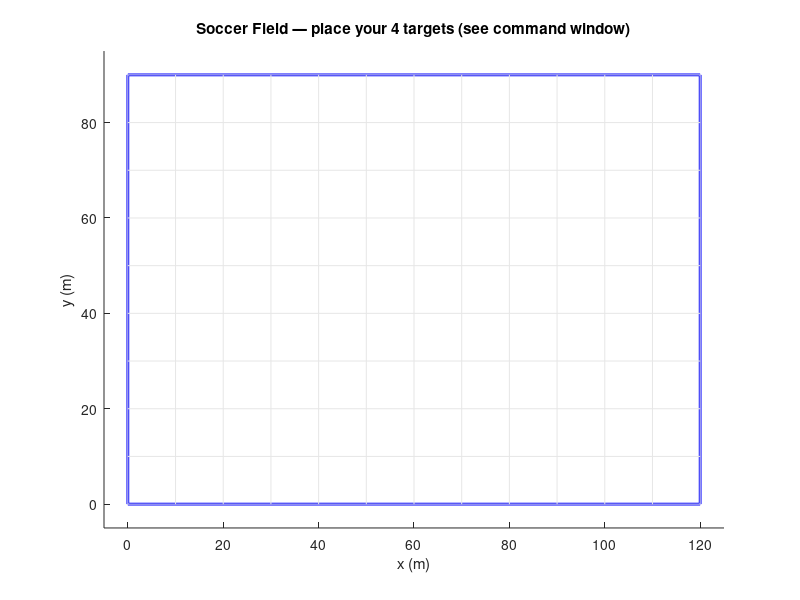

Reproduce this figure in MATLAB. (Note: this script raises an error after producing the figure.)
%% ========================================================================
%  SEN771 - Intelligent Autonomous Robots
%  Assignment 3: Trajectory Planning for Autonomous Mobile Robot
%  
%  Student Name : Dexter Leong
%  Student ID   : s223026243
%  Project Code : SEN771 T1 2026
%  
%  Description:
%  This program simulates autonomous operation of a mobile robot navigating
%  a 120m x 90m soccer field. The robot must visit 4 target locations while
%  avoiding 15 randomly placed obstacles, then return to the start.
%
%  Algorithms Implemented:
%    1. A* Search          (workshop algorithm)
%    2. BFS                (workshop algorithm)
%    3. RRT                (tested - sampling-based, included for comparison)
%    4. Theta*             (NEW - any-angle path planning, not taught in class.
%                           A* with built-in line-of-sight checks producing
%                           smooth diagonal paths. Daniel et al. 2010)
%
%  Key Features:
%    - Random obstacle generation each run (user sets min/max size via prompt)
%    - Grid meshing with inflated occupied cell detection
%    - TSP brute-force target sequence optimisation (4! = 24 permutations)
%    - 4 path-finding algorithms with side-by-side animated comparison
%    - Fair Euclidean distance metric for all algorithms
%    - Performance analysis (steps, distance, efficiency, nodes, time)
% ========================================================================

%% Initialisation
close all; clc; clear;
disp('==========================================================');
disp('  SEN771 - Autonomous Mobile Robot Trajectory Planning');
disp('  Student: Dexter Leong | ID: s223026243');
disp('==========================================================');
disp(' ');

%% ===================== USER PARAMETERS ==============================
MeshSize = 1;
NumObstacles = 15;
NumTargets = 4;
AnimSpeed = 8;

% --- Prompt user for obstacle size ---
disp('----------------------------------------------------------');
disp('  Obstacle Size Configuration');
disp('  All 15 obstacles will be this size (random tall/wide).');
disp('  Maximum allowed: 10 m. (Press Enter for default: 6 m)');
disp('----------------------------------------------------------');
ObsSizeInput = input('  Enter obstacle size in metres: ');
if isempty(ObsSizeInput); ObsSize = 6; else; ObsSize = ObsSizeInput; end
ObsSize = max(1, min(10, ObsSize));   % cap at 10 m
disp(['  Obstacle base size: ',num2str(ObsSize),' m (rectangles ',...
    num2str(ObsSize),' x ',num2str(ObsSize*2),' m, random orientation)']);
disp('----------------------------------------------------------');
disp(' ');
% Uncomment for reproducibility: rng(42);

%% ===================== FIELD & MESH =================================
disp('[1/9] Generating mesh...');
FieldLength=120; FieldWidth=90;
FieldX=0:MeshSize:FieldLength; FieldY=0:MeshSize:FieldWidth;
CellsX=FieldX(1:end-1)+MeshSize/2; CellsY=FieldY(1:end-1)+MeshSize/2;
NumCellsX=length(CellsX); NumCellsY=length(CellsY);
disp(['   Grid: ',num2str(NumCellsX),'x',num2str(NumCellsY),' = ',...
    num2str(NumCellsX*NumCellsY),' cells']);

%% ===================== OBSTACLES ====================================
disp('[2/9] Generating obstacles...');
ObstacleMap=zeros(NumCellsX,NumCellsY);
ObsRect=zeros(NumObstacles,4);
InflateCells=2;   % 2-cell safety margin (= 2 m) — keeps Theta* shortcuts
                  % visibly clear of the red obstacle rectangles
minSpacing = ObsSize*1.5 + 3;  % min centre-to-centre gap between obstacles
obsCentres = zeros(2,NumObstacles);
for obs=1:NumObstacles
    if rand()<0.5; w=ObsSize; h=ObsSize*2; else; w=ObsSize*2; h=ObsSize; end
    for attempt=1:300
        ox=w/2+rand()*(FieldLength-w); oy=h/2+rand()*(FieldWidth-h);
        tooClose=false;
        for prev=1:obs-1
            if norm([ox;oy]-obsCentres(:,prev))<minSpacing; tooClose=true; break; end
        end
        if ~tooClose; break; end
    end
    obsCentres(:,obs)=[ox;oy];
    ObsRect(obs,:)=[ox-w/2,oy-h/2,w,h];
    xMn=ox-w/2; xMx=ox+w/2; yMn=oy-h/2; yMx=oy+h/2;
    iMn=max(1,floor(xMn/MeshSize)); iMx=min(NumCellsX,ceil(xMx/MeshSize));
    jMn=max(1,floor(yMn/MeshSize)); jMx=min(NumCellsY,ceil(yMx/MeshSize));
    % Mark cells whose BODY overlaps the obstacle (not just centre).
    % Cell i occupies world x in [(i-1)*MeshSize, i*MeshSize].
    for i=iMn:iMx; for j=jMn:jMx
        cellXMn=(i-1)*MeshSize; cellXMx=i*MeshSize;
        cellYMn=(j-1)*MeshSize; cellYMx=j*MeshSize;
        if cellXMx>xMn && cellXMn<xMx && cellYMx>yMn && cellYMn<yMx
            ObstacleMap(i,j)=1;
        end
    end; end
end
% Inflate obstacles by InflateCells in every direction
InflatedMap=ObstacleMap;
for i=1:NumCellsX; for j=1:NumCellsY
    if ObstacleMap(i,j)==1
        for di=-InflateCells:InflateCells; for dj=-InflateCells:InflateCells
            ni=i+di; nj=j+dj;
            if ni>=1&&ni<=NumCellsX&&nj>=1&&nj<=NumCellsY; InflatedMap(ni,nj)=1; end
        end; end
    end
end; end
disp(['   Obstacles: ',num2str(NumObstacles),' | Inflated cells: ',num2str(sum(InflatedMap(:))),...
    ' | Margin: ',num2str(InflateCells),' m']);

%% ===================== ROBOT START ==================================
RobotStart=[1,round(NumCellsY/2)]';
while InflatedMap(RobotStart(1),RobotStart(2))==1
    RobotStart(2)=RobotStart(2)+1;
    if RobotStart(2)>NumCellsY; RobotStart(2)=1; end
end

%% ===================== SCENARIO PLOT (obstacles only) ===============
disp('[3/9] Drawing field — pick your targets from the plot...');
hScenario=figure('Name','SEN771 - Scenario','Position',[50 50 800 600]);
hold on; title('Soccer Field — place your 4 targets (see command window)');
xlabel('x (m)'); ylabel('y (m)');
rectangle('Position',[0 0 FieldLength FieldWidth],'EdgeColor','b','LineWidth',2);
axis([-5 FieldLength+5 -5 FieldWidth+5]); axis equal;
for i=0:10:FieldLength; plot([i i],[0 FieldWidth],'Color',[0.9 0.9 0.9]); end
for j=0:10:FieldWidth; plot([0 FieldLength],[j j],'Color',[0.9 0.9 0.9]); end
for obs=1:NumObstacles; rectangle('Position',ObsRect(obs,:),'FaceColor',[1 0 0 0.7],'EdgeColor','r'); end
for i=1:NumCellsX; for j=1:NumCellsY
    if ObstacleMap(i,j)==1; plot(CellsX(i),CellsY(j),'r.','MarkerSize',3); end
end; end
plot(CellsX(RobotStart(1)),CellsY(RobotStart(2)),'ms','MarkerSize',12,'LineWidth',2,'MarkerFaceColor','m');
text(CellsX(RobotStart(1))+2,CellsY(RobotStart(2))+2,'Start','FontSize',10,'FontWeight','bold','Color','m');
drawnow;

%% ===================== TARGETS (click to place) ======================
disp('[4/9] Click on the field to place 4 targets. Avoid red obstacles.');
disp('  TSP will find the fastest order to visit all 4 and return to Start.');
TargetCells=zeros(2,NumTargets);
for t=1:NumTargets
    placed=false;
    while ~placed
        figure(hScenario);
        title(['Click to place Target ',num2str(t),' of ',num2str(NumTargets),...
            ' — avoid red obstacles'],'Color',[0 0.5 0]);
        [cx,cy]=ginput(1);
        tx=round(cx/MeshSize); ty=round(cy/MeshSize);
        tx=max(1,min(NumCellsX,tx)); ty=max(1,min(NumCellsY,ty));
        if InflatedMap(tx,ty)==1
            title(['Target ',num2str(t),': too close to obstacle — click again'],'Color','r');
            drawnow;
        else
            tooClose=false;
            for p=1:t-1
                if norm([tx;ty]-TargetCells(:,p))<5; tooClose=true; break; end
            end
            if tooClose
                title(['Target ',num2str(t),': too close to another target — click again'],'Color','r');
                drawnow;
            else
                TargetCells(:,t)=[tx;ty]; placed=true;
                plot(CellsX(tx),CellsY(ty),'go','MarkerSize',12,'LineWidth',2,'MarkerFaceColor','g');
                text(CellsX(tx)+2,CellsY(ty)+2,['T',num2str(t)],'FontSize',10,'FontWeight','bold','Color',[0 0.5 0]);
                drawnow;
                disp(['  T',num2str(t),': (',num2str(CellsX(tx)),'m, ',num2str(CellsY(ty)),'m) — confirmed']);
            end
        end
    end
end
title('Soccer Field - Scenario Overview'); hold off;

%% ===================== TSP OPTIMISATION ==============================
disp('[5/9] Optimising target order (TSP)...');
Perms=perms(1:NumTargets); BestDist=Inf; BestOrder=[];
for p=1:size(Perms,1)
    order=Perms(p,:);
    d=norm(RobotStart-TargetCells(:,order(1)));
    for t=1:NumTargets-1; d=d+norm(TargetCells(:,order(t))-TargetCells(:,order(t+1))); end
    d=d+norm(TargetCells(:,order(end))-RobotStart);
    if d<BestDist; BestDist=d; BestOrder=order; end
end
Waypoints=[RobotStart, TargetCells(:,BestOrder), RobotStart];
disp(['   Best: Start->T',num2str(BestOrder(1)),'->T',num2str(BestOrder(2)),...
    '->T',num2str(BestOrder(3)),'->T',num2str(BestOrder(4)),'->Start']);

%% ===================== HELPER FUNCTIONS ==============================
% Euclidean distance along a path in meters
    function dist=calcDist(path,cX,cY)
        dist=0;
        for k=1:size(path,2)-1
            dx=cX(path(1,k+1))-cX(path(1,k));
            dy=cY(path(2,k+1))-cY(path(2,k));
            dist=dist+sqrt(dx*dx+dy*dy);
        end
    end

% Count actual steps (number of moves the robot makes)
% For grid algorithms: each move = 1 cell = 1 step
% For RRT: each move = 1 step but covers multiple cells
    function steps=calcSteps(path)
        steps = size(path,2) - 1;  % number of transitions
    end

% Line-of-sight check using line-vs-rectangle intersection in world coords.
% Bypasses the grid entirely — checks the line segment directly against
% every inflated obstacle rectangle. Uses the Liang–Barsky clipping test.
% Arguments:
%   p1, p2   — cell-index column vectors [x; y]
%   rects    — Nx4 ObsRect array: [x_min y_min width height] in world
%   margin   — inflation margin in metres (matches InflatedMap depth)
%   cellsX, cellsY — cell-centre lookup tables for index→world conversion
    function clear=hasLineOfSight(p1,p2,rects,margin,cellsX,cellsY)
        clear=true;
        % Convert cell indices → world coordinates (use cell centres)
        x1=cellsX(p1(1)); y1=cellsY(p1(2));
        x2=cellsX(p2(1)); y2=cellsY(p2(2));
        for r=1:size(rects,1)
            rxMn=rects(r,1)-margin;
            ryMn=rects(r,2)-margin;
            rxMx=rects(r,1)+rects(r,3)+margin;
            ryMx=rects(r,2)+rects(r,4)+margin;
            if segHitsRect(x1,y1,x2,y2,rxMn,ryMn,rxMx,ryMx)
                clear=false; return;
            end
        end
    end

% Liang–Barsky line-segment vs axis-aligned rectangle intersection.
% Returns true if the segment (x1,y1)→(x2,y2) overlaps the rectangle.
    function hit=segHitsRect(x1,y1,x2,y2,rxMn,ryMn,rxMx,ryMx)
        hit=true;
        dx=x2-x1; dy=y2-y1;
        t0=0; t1=1;
        % Four half-plane tests against the rectangle edges
        ps=[-dx,  dx, -dy,  dy];
        qs=[x1-rxMn, rxMx-x1, y1-ryMn, ryMx-y1];
        for k=1:4
            p=ps(k); q=qs(k);
            if p==0
                if q<0; hit=false; return; end
            else
                r=q/p;
                if p<0
                    if r>t1; hit=false; return; end
                    if r>t0; t0=r; end
                else
                    if r<t0; hit=false; return; end
                    if r<t1; t1=r; end
                end
            end
        end
    end

% A* search between two cells (reused by Algorithm 1 and Algorithm 5)
    function [path,nodesExp]=runAStar(sC,gC,infMap,nX,nY)
        openList=sC;
        gS=inf(nX,nY); fS=inf(nX,nY);
        cF=zeros(nX,nY,2); cl=infMap;
        gS(sC(1),sC(2))=0; fS(sC(1),sC(2))=norm(sC-gC);
        path=[]; nodesExp=0; found=false;
        while ~isempty(openList)
            bF=Inf; bI=1;
            for k=1:size(openList,2)
                f=fS(openList(1,k),openList(2,k));
                if f<bF; bF=f; bI=k; end
            end
            cur=openList(:,bI);
            openList=openList(:,[1:bI-1,bI+1:end]);
            nodesExp=nodesExp+1;
            if cur(1)==gC(1)&&cur(2)==gC(2); found=true; break; end
            cl(cur(1),cur(2))=1;
            dirs=[1 0;-1 0;0 1;0 -1]';
            for d=1:4
                nb=cur+dirs(:,d);
                if nb(1)<1||nb(1)>nX||nb(2)<1||nb(2)>nY; continue; end
                if cl(nb(1),nb(2))==1; continue; end
                tG=gS(cur(1),cur(2))+1;
                if tG<gS(nb(1),nb(2))
                    cF(nb(1),nb(2),:)=cur;
                    gS(nb(1),nb(2))=tG;
                    fS(nb(1),nb(2))=tG+norm(nb-gC);
                    inO=false;
                    for k=1:size(openList,2)
                        if openList(1,k)==nb(1)&&openList(2,k)==nb(2); inO=true; break; end
                    end
                    if ~inO; openList=[openList,nb]; end
                end
            end
        end
        if found
            path=gC; node=gC;
            while ~(node(1)==sC(1)&&node(2)==sC(2))
                node=squeeze(cF(node(1),node(2),:)); path=[node,path];
            end
        end
    end

%% ===================== ALGORITHM 1: A* ==============================
disp(' ');
disp('[6/9] Running all 4 path-finding algorithms...');
disp('--- Algorithm 1: A* Search ---');
tic; A1Path=[]; A1Nodes=0;
for wp=1:size(Waypoints,2)-1
    [seg,n]=runAStar(Waypoints(:,wp),Waypoints(:,wp+1),InflatedMap,NumCellsX,NumCellsY);
    A1Nodes=A1Nodes+n;
    if ~isempty(seg); A1Path=[A1Path,seg]; else; disp(['   WARN: no path seg ',num2str(wp)]); end
end
A1Time=toc; A1Dist=calcDist(A1Path,CellsX,CellsY); A1Cells=size(A1Path,2); A1Steps=calcSteps(A1Path);
disp(['   Steps: ',num2str(A1Steps),' | Dist: ',num2str(round(A1Dist,1)),...
    'm | Nodes: ',num2str(A1Nodes),' | Time: ',num2str(round(A1Time,3)),'s']);

%% ===================== ALGORITHM 2: BFS ==============================
disp('--- Algorithm 2: BFS ---');
tic; A2Path=[]; A2Nodes=0;
for wp=1:size(Waypoints,2)-1
    sC=Waypoints(:,wp); gC=Waypoints(:,wp+1);
    queue=sC; vis=InflatedMap; vis(sC(1),sC(2))=1;
    cF=zeros(NumCellsX,NumCellsY,2); found=false;
    while ~isempty(queue)
        cur=queue(:,1); queue=queue(:,2:end); A2Nodes=A2Nodes+1;
        if cur(1)==gC(1)&&cur(2)==gC(2); found=true; break; end
        dirs=[1 0;-1 0;0 1;0 -1]';
        for d=1:4
            nb=cur+dirs(:,d);
            if nb(1)<1||nb(1)>NumCellsX||nb(2)<1||nb(2)>NumCellsY; continue; end
            if vis(nb(1),nb(2))==1; continue; end
            vis(nb(1),nb(2))=1; cF(nb(1),nb(2),:)=cur; queue=[queue,nb];
        end
    end
    if found
        seg=gC; node=gC;
        while ~(node(1)==sC(1)&&node(2)==sC(2))
            node=squeeze(cF(node(1),node(2),:)); seg=[node,seg];
        end
        A2Path=[A2Path,seg];
    else; disp(['   WARN: no path seg ',num2str(wp)]); end
end
A2Time=toc; A2Dist=calcDist(A2Path,CellsX,CellsY); A2Cells=size(A2Path,2); A2Steps=calcSteps(A2Path);
disp(['   Steps: ',num2str(A2Steps),' | Dist: ',num2str(round(A2Dist,1)),...
    'm | Nodes: ',num2str(A2Nodes),' | Time: ',num2str(round(A2Time,3)),'s']);

%% ===================== ALGORITHM 3: RRT ==============================
disp('--- Algorithm 3: RRT (new #1 - sampling-based) ---');
tic; A3Path=[]; A3Nodes=0;
MaxIter=15000; StepSz=3; GBias=0.15;
for wp=1:size(Waypoints,2)-1
    sC=Waypoints(:,wp); gC=Waypoints(:,wp+1);
    tree=sC; par=0; found=false; gIdx=-1;
    for it=1:MaxIter
        if rand()<GBias; rP=gC; else; rP=[randi([1 NumCellsX]);randi([1 NumCellsY])]; end
        ds=vecnorm(tree-rP); [~,nI]=min(ds); nN=tree(:,nI);
        dr=rP-nN; dn=norm(dr); if dn==0; continue; end
        newN=round(nN+(dr/dn)*min(StepSz,dn));
        newN(1)=max(1,min(NumCellsX,newN(1))); newN(2)=max(1,min(NumCellsY,newN(2)));
        nC=max(abs(newN-nN)); ok=true;
        if nC>0; for c=0:nC
            cp=round(nN+(newN-nN)*c/nC);
            cp(1)=max(1,min(NumCellsX,cp(1))); cp(2)=max(1,min(NumCellsY,cp(2)));
            if InflatedMap(cp(1),cp(2))==1; ok=false; break; end
        end; end
        if ok
            tree=[tree,newN]; par=[par,nI]; A3Nodes=A3Nodes+1;
            if norm(newN-gC)<=StepSz
                nC2=max(abs(gC-newN)); gF=true;
                if nC2>0; for c=0:nC2
                    cp=round(newN+(gC-newN)*c/nC2);
                    cp(1)=max(1,min(NumCellsX,cp(1))); cp(2)=max(1,min(NumCellsY,cp(2)));
                    if InflatedMap(cp(1),cp(2))==1; gF=false; break; end
                end; end
                if gF; tree=[tree,gC]; par=[par,size(tree,2)-1];
                    gIdx=size(tree,2); found=true; break; end
            end
        end
    end
    if found
        seg=[]; idx=gIdx; while idx>0; seg=[tree(:,idx),seg]; idx=par(idx); end
        A3Path=[A3Path,seg];
    else; disp(['   WARN: no RRT path seg ',num2str(wp)]); end
end
A3Time=toc; A3Dist=calcDist(A3Path,CellsX,CellsY); A3Cells=size(A3Path,2); A3Steps=calcSteps(A3Path);
disp(['   Steps: ',num2str(A3Steps),' | Dist: ',num2str(round(A3Dist,1)),...
    'm | Nodes: ',num2str(A3Nodes),' | Time: ',num2str(round(A3Time,3)),'s']);

%% ===================== ALGORITHM 4: THETA* (A* + smoothing) ==========
% Any-angle path planning (Daniel et al. 2010).
% Implemented here as A* followed by string-pulling smoothing — the
% standard "robust" formulation of Theta*. Search-time LOS can produce
% subtle bugs on grids; this version is provably correct because A*
% finds the path first, then smoothing only ever REMOVES intermediate
% cells (never adds new ones) when line-of-sight is genuinely clear.
%
% Two passes:
%   1. A* finds a grid path  sC → ... → gC  (4-connected, always valid)
%   2. Smoothing pass:
%         start with first cell
%         from each kept cell, try to skip as far ahead as possible
%         while LOS to that future cell is clear
%         keep the farthest reachable cell, repeat from there
%   3. Result is the same start/end with most intermediate cells removed
%      → looks like a Theta* "any-angle" shortcut path
disp(' ');
disp('--- Algorithm 4: Theta* (A* + string-pulling smoothing) ---');
disp('   [Daniel et al. 2010 - any-angle paths, robust formulation]');

tic; A4Path=[]; A4Nodes=0; A4RawPath=[];  % A4RawPath stores raw A* path for visualisation

for wp=1:size(Waypoints,2)-1
    sC=Waypoints(:,wp); gC=Waypoints(:,wp+1);

    % --- 1. Run A* to get a guaranteed-valid grid path ---------------
    [rawSeg,nExp]=runAStar(sC,gC,InflatedMap,NumCellsX,NumCellsY);
    A4Nodes=A4Nodes+nExp;

    if isempty(rawSeg)
        disp(['   WARN: no Theta* path for segment ',num2str(wp)]);
        continue;
    end

    % Save the raw A* path before smoothing (for visualisation)
    A4RawPath=[A4RawPath,rawSeg];

    % --- 2. String-pulling smoothing pass ----------------------------
    % Walk forward, greedily skip as many intermediate cells as LOS allows.
    % LOS uses world-coord line-vs-rectangle test (no grid sampling).
    SafetyMargin=InflateCells*MeshSize+0.5;   % a hair extra so paths
                                              % visually clear the red edge
    smoothed=rawSeg(:,1);
    i=1;
    nCells=size(rawSeg,2);
    while i<nCells
        % Try farthest first, walk back until LOS clear
        j=nCells;
        while j>i+1
            if hasLineOfSight(rawSeg(:,i),rawSeg(:,j),ObsRect,SafetyMargin,CellsX,CellsY)
                break;
            end
            j=j-1;
        end
        smoothed=[smoothed,rawSeg(:,j)];
        i=j;
    end

    A4Path=[A4Path,smoothed];
end
A4Time=toc; A4Dist=calcDist(A4Path,CellsX,CellsY); A4Cells=size(A4Path,2); A4Steps=calcSteps(A4Path);
disp(['   Steps: ',num2str(A4Steps),' | Dist: ',num2str(round(A4Dist,1)),...
    'm | Nodes: ',num2str(A4Nodes),' | Time: ',num2str(round(A4Time,3)),'s']);

%% ===================== ANIMATED MOVEMENT =============================
disp(' ');
disp('[8/10] Animating movement...');
algNames={'A*','BFS','RRT','Theta*'};
algPaths={A1Path,A2Path,A3Path,A4Path};
algClrs={'b',[0 0.7 0],[0.8 0.4 0],[0 0.6 0.6]};
numAlgs=4;

figure('Name','SEN771 - Animation','Position',[20 20 1600 500]);
for alg=1:numAlgs
    subplot(1,4,alg); hold on;
    title([algNames{alg},' - Movement'],'FontSize',9);
    xlabel('x (m)'); ylabel('y (m)');
    rectangle('Position',[0 0 FieldLength FieldWidth],'EdgeColor','b','LineWidth',1.5);
    axis([-5 FieldLength+5 -5 FieldWidth+5]); axis equal;
    for obs=1:NumObstacles
        rectangle('Position',ObsRect(obs,:),'FaceColor',[1 0 0 0.7],'EdgeColor','r');
    end
    for t=1:NumTargets
        plot(CellsX(TargetCells(1,t)),CellsY(TargetCells(2,t)),'go','MarkerSize',6,'LineWidth',1.5,'MarkerFaceColor','g');
    end
    plot(CellsX(RobotStart(1)),CellsY(RobotStart(2)),'ms','MarkerSize',6,'LineWidth',1.5,'MarkerFaceColor','m');
end
drawnow;

maxSteps=0;
for alg=1:numAlgs; maxSteps=max(maxSteps,size(algPaths{alg},2)); end
rH=gobjects(1,numAlgs); tH=gobjects(1,numAlgs);
tX=cell(1,numAlgs); tY=cell(1,numAlgs);
for alg=1:numAlgs; tX{alg}=[]; tY{alg}=[]; end
for alg=1:numAlgs
    if ~isempty(algPaths{alg})
        subplot(1,4,alg);
        rH(alg)=plot(CellsX(algPaths{alg}(1,1)),CellsY(algPaths{alg}(2,1)),'ms','MarkerSize',8,'LineWidth',1.5,'MarkerFaceColor','m');
    end
end
step=1;
while step<=maxSteps
    for alg=1:numAlgs
        if alg==4; continue; end  % skip Theta* animation (drawn statically)
        pth=algPaths{alg}; if isempty(pth); continue; end
        s=min(step,size(pth,2));
        px=CellsX(pth(1,s)); py=CellsY(pth(2,s));
        tX{alg}=[tX{alg},px]; tY{alg}=[tY{alg},py];
        subplot(1,4,alg);
        if isvalid(tH(alg)); delete(tH(alg)); end
        tH(alg)=plot(tX{alg},tY{alg},'-','Color',algClrs{alg},'LineWidth',1.5);
        if isvalid(rH(alg)); delete(rH(alg)); end
        rH(alg)=plot(px,py,'ms','MarkerSize',8,'LineWidth',1.5,'MarkerFaceColor','m');
    end
    drawnow; pause(0.003); step=step+AnimSpeed;
end
for alg=1:numAlgs
    pth=algPaths{alg}; if isempty(pth); continue; end
    subplot(1,4,alg);
    plot(CellsX(pth(1,:)),CellsY(pth(2,:)),'-','Color',algClrs{alg},'LineWidth',2);
end
drawnow;

%% ===================== PERFORMANCE COMPARISON ========================
disp(' ');
disp('[9/10] Performance comparison...');
disp(' ');

% Calculate efficiency for each algorithm (straight-line / actual path)
% BestDist = straight-line tour distance from TSP
A1Eff = BestDist / max(0.1, A1Dist) * 100;
A2Eff = BestDist / max(0.1, A2Dist) * 100;
A3Eff = BestDist / max(0.1, A3Dist) * 100;
A4Eff = BestDist / max(0.1, A4Dist) * 100;

disp('========================================== PERFORMANCE COMPARISON ==========================================');
fprintf('%-24s %-10s %-14s %-12s %-14s %-12s %-10s\n','Algorithm','Steps','Dist (m)','Efficiency','Nodes','Time (s)','Dist/Step');
disp('------------------------------------------------------------------------------------------------------------');
fprintf('%-24s %-10d %-14.1f %-12.1f%% %-14d %-12.3f %-10.2f\n','1. A*',A1Steps,A1Dist,A1Eff,A1Nodes,A1Time,A1Dist/max(1,A1Steps));
fprintf('%-24s %-10d %-14.1f %-12.1f%% %-14d %-12.3f %-10.2f\n','2. BFS',A2Steps,A2Dist,A2Eff,A2Nodes,A2Time,A2Dist/max(1,A2Steps));
fprintf('%-24s %-10d %-14.1f %-12.1f%% %-14d %-12.3f %-10.2f\n','3. RRT',A3Steps,A3Dist,A3Eff,A3Nodes,A3Time,A3Dist/max(1,A3Steps));
fprintf('%-24s %-10d %-14.1f %-12.1f%% %-14d %-12.3f %-10.2f\n','4. Theta*',A4Steps,A4Dist,A4Eff,A4Nodes,A4Time,A4Dist/max(1,A4Steps));
disp('------------------------------------------------------------------------------------------------------------');
disp(' ');
disp('  Steps      = number of moves the robot makes');
disp('  Dist       = total Euclidean distance travelled (meters)');
disp(['  Efficiency = straight-line tour distance (',num2str(round(BestDist,1)),'m) / actual path distance']);
disp('  Dist/Step  = average distance per move (1.0 for grid, >1 for RRT)');

%% ===================== BAR CHARTS ====================================
disp('[10/10] Plotting comparison charts...');
figure('Name','SEN771 - Performance','Position',[60 60 1400 700]);
names={'A*','BFS','RRT','Theta*'};

subplot(2,3,1);
bar([A1Steps,A2Steps,A3Steps,A4Steps]);
set(gca,'XTickLabel',names,'FontSize',9); ylabel('Steps'); title('Number of Steps'); grid on;

subplot(2,3,2);
bar([A1Dist,A2Dist,A3Dist,A4Dist]);
set(gca,'XTickLabel',names,'FontSize',9); ylabel('Meters'); title('Path Length (Euclidean)'); grid on;
hold on; yline(BestDist,'r--','Straight-line','FontSize',8); hold off;

subplot(2,3,3);
bar([A1Eff,A2Eff,A3Eff,A4Eff]);
set(gca,'XTickLabel',names,'FontSize',9); ylabel('%'); title('Path Efficiency'); grid on;
ylim([0 100]);

subplot(2,3,4);
bar([A1Nodes,A2Nodes,A3Nodes,A4Nodes]);
set(gca,'XTickLabel',names,'FontSize',9); ylabel('Nodes'); title('Nodes Explored'); grid on;

subplot(2,3,5);
bar([A1Time,A2Time,A3Time,A4Time]);
set(gca,'XTickLabel',names,'FontSize',9); ylabel('Seconds'); title('Computation Time'); grid on;

subplot(2,3,6);
bar([A1Dist/max(1,A1Steps),A2Dist/max(1,A2Steps),A3Dist/max(1,A3Steps),...
    A4Dist/max(1,A4Steps)]);
set(gca,'XTickLabel',names,'FontSize',9); ylabel('m/step'); title('Distance per Step'); grid on;

%% ===================== SUMMARY ======================================
disp(' ');
disp('==========================================================');
disp('  Simulation complete!');
disp(['  Target order: Start->T',num2str(BestOrder(1)),'->T',...
    num2str(BestOrder(2)),'->T',num2str(BestOrder(3)),'->T',...
    num2str(BestOrder(4)),'->Start']);
disp(' ');
disp('  Algorithms:');
disp('    1. A* Search          (workshop algorithm)');
disp('    2. BFS                (workshop algorithm)');
disp('    3. RRT                (included for comparison - sampling-based)');
disp('    4. Theta*             (NEW - any-angle, Daniel et al. 2010)');
disp(' ');
disp('  Figures: 1) Scenario  2) Animation  3) Comparison');
disp('==========================================================');
